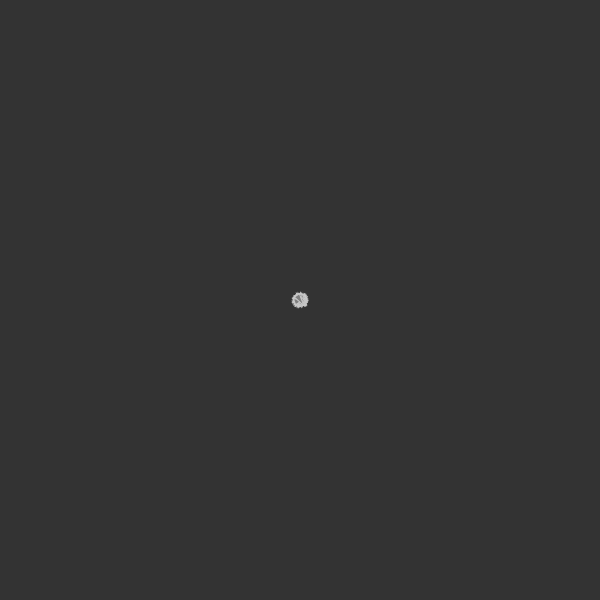
Frame 1 (no input)
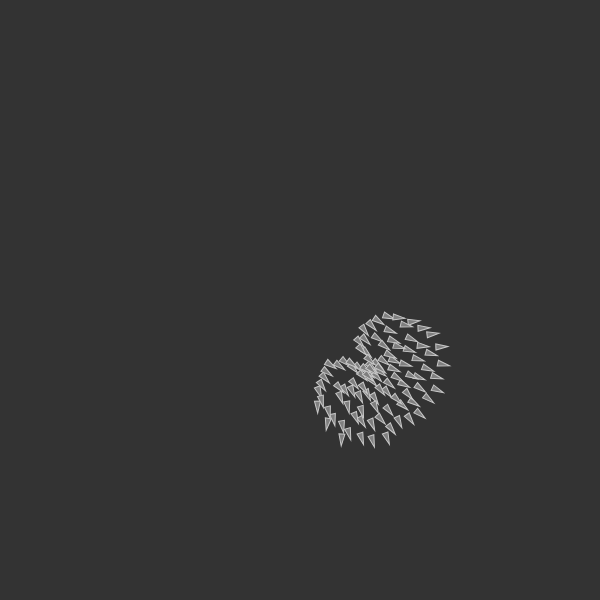
Frame 60 (no input)
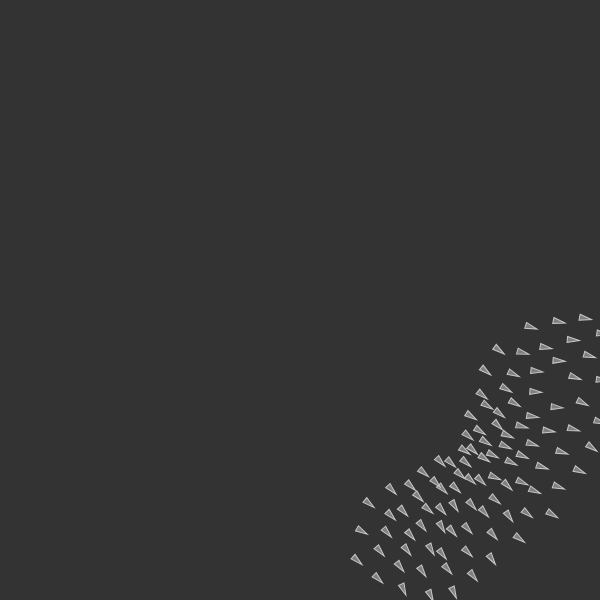
Frame 120 (the mouse pressed at the canvas centre since frame 60)

The p5.js sketch that drew these frames (run headless with seeded random() and noise() and a simulated clock; from frame 60 on, the mouse is pressed at the canvas centre):

// p5.js sketch
// ── sketch.js
let boids = [];

function setup() {
  createCanvas(600, 600);
  
  // Add 100 boids to the sketch
  for (let i = 0; i < 100; i++) {
    let b = new Boid(width / 2, height / 2);
    boids.push(b);
  }
}

function draw() {
  background(51);
  boids.forEach(b => b.step(boids));
}

// Add one more boid with mouse
function mouseDragged() {
  boids.push(new Boid(mouseX, mouseY));
}

class Boid {
  
  constructor(x, y) {
    this.acceleration = createVector(0, 0);
    this.velocity = createVector(random(-1, 1), random(-1, 1));
    this.position = createVector(x, y);
    this.r = 3.0;
    this.maxspeed = 3; // max speed
    this.maxforce = 0.2; // max steering force
  }

  step(boids) {
    this.flock(boids);
    this.update();
    this.borders();
    this.render();
  }

  applyForce(force) {
    this.acceleration.add(force);
  }

  // update the acceleration each frame, based on our three rules
  flock(boids) {
    let sep = this.separate(boids); // Separation
    let ali = this.align(boids);    // Alignment
    let coh = this.cohesion(boids); // Cohesion

    // Arbitrarily weight these forces
    sep.mult(1.5);
    ali.mult(1.0);
    coh.mult(1.0);
    
    // Add the force vectors to acceleration
    this.applyForce(sep);
    this.applyForce(ali);
    this.applyForce(coh);
  }

  update() {
    
    // Update velocity
    this.velocity.add(this.acceleration);
    
    // Limit speed
    this.velocity.limit(this.maxspeed);
    this.position.add(this.velocity);
    
    // Reset accelertion to 0 each cycle
    this.acceleration.mult(0);
  }

  // calculates and applies a steering force towards a target
  // STEER = DESIRED MINUS VELOCITY
  seek(target) {
    let desired = p5.Vector.sub(target, this.position); // A vector pointing from the location to the target
   
    // Normalize desired and scale to maximum speed
    desired.normalize();
    desired.mult(this.maxspeed);
    
    // Steering = Desired minus Velocity
    let steer = p5.Vector.sub(desired, this.velocity);
    steer.limit(this.maxforce); // Limit to maximum steering force
    
    return steer;
  }

  render() {
    
    // Draw a triangle rotated in the direction of velocity
    fill(127);
    stroke(200);
    
    // get the direction it is going
    let theta = this.velocity.heading() + radians(90);

    push();
    translate(this.position.x, this.position.y);
    rotate(theta);
    beginShape();
    vertex(0, -this.r * 2);
    vertex(-this.r, this.r * 2);
    vertex(this.r, this.r * 2);
    endShape(CLOSE);
    pop();
  }

  // Wraparound the screen edges
  borders() {
    if (this.position.x < -this.r) this.position.x = width + this.r;
    if (this.position.y < -this.r) this.position.y = height + this.r;
    if (this.position.x > width + this.r) this.position.x = -this.r;
    if (this.position.y > height + this.r) this.position.y = -this.r;
  }

  // Rule 1: Separation
  separate(boids) {
    let desiredseparation = 25.0;
    let steer = createVector(0, 0);
    let count = 0;
    // For every boid in the system, check if it's too close
    for (let i = 0; i < boids.length; i++) {
      let d = p5.Vector.dist(this.position, boids[i].position);
      // If the distance is greater than 0 and less than an arbitrary amount (0 when you are yourself)
      if (d > 0 && d < desiredseparation) {
        // Calculate vector pointing away from neighbor
        let diff = p5.Vector.sub(this.position, boids[i].position);
        diff.normalize();
        diff.div(d); // Weight by distance
        steer.add(diff);
        count++; // Keep track of how many
      }
    }
    // Average -- divide by how many
    if (count > 0) {
      steer.div(count);
    }

    // As long as the vector is greater than 0
    if (steer.mag() > 0) {
      
      // Implement Reynolds: Steering = Desired - Velocity
      steer.normalize();
      steer.mult(this.maxspeed);
      steer.sub(this.velocity);
      steer.limit(this.maxforce);
    }
    return steer;
  }

  // Rule 2: Alignment
  align(boids) {
    let neighbordist = 50;
    let sum = createVector(0, 0);
    let count = 0;
    for (let i = 0; i < boids.length; i++) {
      let d = p5.Vector.dist(this.position, boids[i].position);
      if (d > 0 && d < neighbordist) {
        sum.add(boids[i].velocity);
        count++;
      }
    }
    
    if (count > 0) {
      sum.div(count);
      sum.normalize();
      sum.mult(this.maxspeed);
      let steer = p5.Vector.sub(sum, this.velocity);
      steer.limit(this.maxforce);
      return steer;
    } else {
      return createVector(0, 0);
    }
    
  }

  // Rule 3: Cohesion
  cohesion(boids) {
    let neighbordist = 50;
    let sum = createVector(0, 0); // Start with empty vector to hold all locations
    let count = 0;
    for (let i = 0; i < boids.length; i++) {
      let d = p5.Vector.dist(this.position, boids[i].position);
      if (d > 0 && d < neighbordist) {
        sum.add(boids[i].position); // Add location
        count++;
      }
    }
    if (count > 0) {
      sum.div(count);
      return this.seek(sum); // Steer towards the location
    } else {
      return createVector(0, 0);
    }
  }
}
